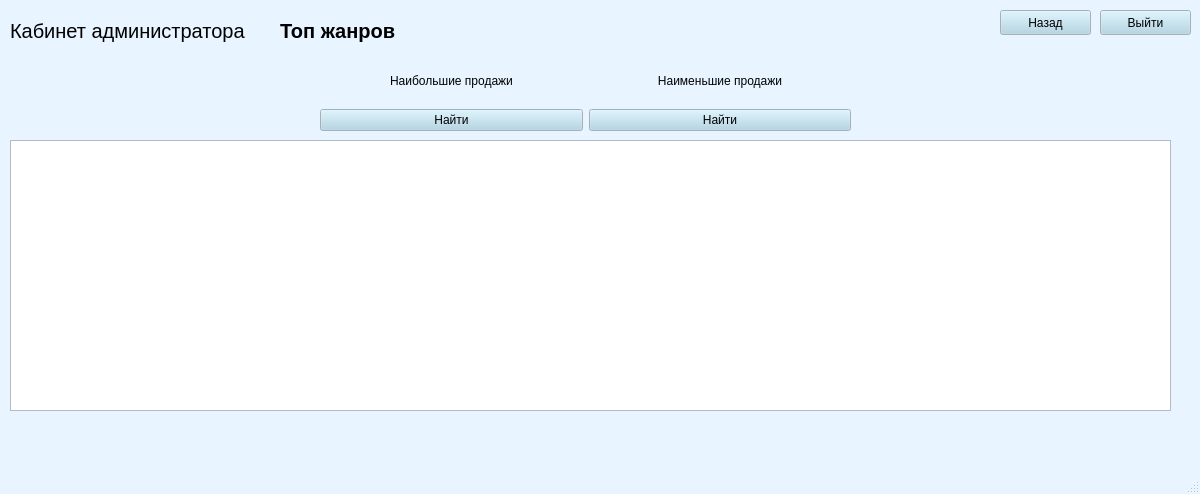
<?xml version="1.0" encoding="UTF-8"?>
<ui version="4.0">
 <class>MainWindow</class>
 <widget class="QMainWindow" name="MainWindow">
  <property name="geometry">
   <rect>
    <x>0</x>
    <y>0</y>
    <width>1200</width>
    <height>494</height>
   </rect>
  </property>
  <property name="palette">
   <palette>
    <active>
     <colorrole role="WindowText">
      <brush brushstyle="SolidPattern">
       <color alpha="255">
        <red>0</red>
        <green>0</green>
        <blue>0</blue>
       </color>
      </brush>
     </colorrole>
     <colorrole role="Button">
      <brush brushstyle="SolidPattern">
       <color alpha="255">
        <red>169</red>
        <green>210</green>
        <blue>227</blue>
       </color>
      </brush>
     </colorrole>
     <colorrole role="Light">
      <brush brushstyle="SolidPattern">
       <color alpha="255">
        <red>255</red>
        <green>255</green>
        <blue>255</blue>
       </color>
      </brush>
     </colorrole>
     <colorrole role="Midlight">
      <brush brushstyle="SolidPattern">
       <color alpha="255">
        <red>238</red>
        <green>228</green>
        <blue>255</blue>
       </color>
      </brush>
     </colorrole>
     <colorrole role="Dark">
      <brush brushstyle="SolidPattern">
       <color alpha="255">
        <red>110</red>
        <green>101</green>
        <blue>127</blue>
       </color>
      </brush>
     </colorrole>
     <colorrole role="Mid">
      <brush brushstyle="SolidPattern">
       <color alpha="255">
        <red>147</red>
        <green>134</green>
        <blue>170</blue>
       </color>
      </brush>
     </colorrole>
     <colorrole role="Text">
      <brush brushstyle="SolidPattern">
       <color alpha="255">
        <red>0</red>
        <green>0</green>
        <blue>0</blue>
       </color>
      </brush>
     </colorrole>
     <colorrole role="BrightText">
      <brush brushstyle="SolidPattern">
       <color alpha="255">
        <red>255</red>
        <green>255</green>
        <blue>255</blue>
       </color>
      </brush>
     </colorrole>
     <colorrole role="ButtonText">
      <brush brushstyle="SolidPattern">
       <color alpha="255">
        <red>0</red>
        <green>0</green>
        <blue>0</blue>
       </color>
      </brush>
     </colorrole>
     <colorrole role="Base">
      <brush brushstyle="SolidPattern">
       <color alpha="255">
        <red>255</red>
        <green>255</green>
        <blue>255</blue>
       </color>
      </brush>
     </colorrole>
     <colorrole role="Window">
      <brush brushstyle="SolidPattern">
       <color alpha="255">
        <red>232</red>
        <green>244</green>
        <blue>255</blue>
       </color>
      </brush>
     </colorrole>
     <colorrole role="Shadow">
      <brush brushstyle="SolidPattern">
       <color alpha="255">
        <red>0</red>
        <green>0</green>
        <blue>0</blue>
       </color>
      </brush>
     </colorrole>
     <colorrole role="Highlight">
      <brush brushstyle="SolidPattern">
       <color alpha="255">
        <red>221</red>
        <green>202</green>
        <blue>255</blue>
       </color>
      </brush>
     </colorrole>
     <colorrole role="AlternateBase">
      <brush brushstyle="SolidPattern">
       <color alpha="255">
        <red>238</red>
        <green>228</green>
        <blue>255</blue>
       </color>
      </brush>
     </colorrole>
     <colorrole role="ToolTipBase">
      <brush brushstyle="SolidPattern">
       <color alpha="255">
        <red>255</red>
        <green>255</green>
        <blue>220</blue>
       </color>
      </brush>
     </colorrole>
     <colorrole role="ToolTipText">
      <brush brushstyle="SolidPattern">
       <color alpha="255">
        <red>0</red>
        <green>0</green>
        <blue>0</blue>
       </color>
      </brush>
     </colorrole>
     <colorrole role="PlaceholderText">
      <brush brushstyle="SolidPattern">
       <color alpha="128">
        <red>0</red>
        <green>0</green>
        <blue>0</blue>
       </color>
      </brush>
     </colorrole>
    </active>
    <inactive>
     <colorrole role="WindowText">
      <brush brushstyle="SolidPattern">
       <color alpha="255">
        <red>0</red>
        <green>0</green>
        <blue>0</blue>
       </color>
      </brush>
     </colorrole>
     <colorrole role="Button">
      <brush brushstyle="SolidPattern">
       <color alpha="255">
        <red>169</red>
        <green>210</green>
        <blue>227</blue>
       </color>
      </brush>
     </colorrole>
     <colorrole role="Light">
      <brush brushstyle="SolidPattern">
       <color alpha="255">
        <red>255</red>
        <green>255</green>
        <blue>255</blue>
       </color>
      </brush>
     </colorrole>
     <colorrole role="Midlight">
      <brush brushstyle="SolidPattern">
       <color alpha="255">
        <red>238</red>
        <green>228</green>
        <blue>255</blue>
       </color>
      </brush>
     </colorrole>
     <colorrole role="Dark">
      <brush brushstyle="SolidPattern">
       <color alpha="255">
        <red>110</red>
        <green>101</green>
        <blue>127</blue>
       </color>
      </brush>
     </colorrole>
     <colorrole role="Mid">
      <brush brushstyle="SolidPattern">
       <color alpha="255">
        <red>147</red>
        <green>134</green>
        <blue>170</blue>
       </color>
      </brush>
     </colorrole>
     <colorrole role="Text">
      <brush brushstyle="SolidPattern">
       <color alpha="255">
        <red>0</red>
        <green>0</green>
        <blue>0</blue>
       </color>
      </brush>
     </colorrole>
     <colorrole role="BrightText">
      <brush brushstyle="SolidPattern">
       <color alpha="255">
        <red>255</red>
        <green>255</green>
        <blue>255</blue>
       </color>
      </brush>
     </colorrole>
     <colorrole role="ButtonText">
      <brush brushstyle="SolidPattern">
       <color alpha="255">
        <red>0</red>
        <green>0</green>
        <blue>0</blue>
       </color>
      </brush>
     </colorrole>
     <colorrole role="Base">
      <brush brushstyle="SolidPattern">
       <color alpha="255">
        <red>255</red>
        <green>255</green>
        <blue>255</blue>
       </color>
      </brush>
     </colorrole>
     <colorrole role="Window">
      <brush brushstyle="SolidPattern">
       <color alpha="255">
        <red>232</red>
        <green>244</green>
        <blue>255</blue>
       </color>
      </brush>
     </colorrole>
     <colorrole role="Shadow">
      <brush brushstyle="SolidPattern">
       <color alpha="255">
        <red>0</red>
        <green>0</green>
        <blue>0</blue>
       </color>
      </brush>
     </colorrole>
     <colorrole role="Highlight">
      <brush brushstyle="SolidPattern">
       <color alpha="255">
        <red>221</red>
        <green>202</green>
        <blue>255</blue>
       </color>
      </brush>
     </colorrole>
     <colorrole role="AlternateBase">
      <brush brushstyle="SolidPattern">
       <color alpha="255">
        <red>238</red>
        <green>228</green>
        <blue>255</blue>
       </color>
      </brush>
     </colorrole>
     <colorrole role="ToolTipBase">
      <brush brushstyle="SolidPattern">
       <color alpha="255">
        <red>255</red>
        <green>255</green>
        <blue>220</blue>
       </color>
      </brush>
     </colorrole>
     <colorrole role="ToolTipText">
      <brush brushstyle="SolidPattern">
       <color alpha="255">
        <red>0</red>
        <green>0</green>
        <blue>0</blue>
       </color>
      </brush>
     </colorrole>
     <colorrole role="PlaceholderText">
      <brush brushstyle="SolidPattern">
       <color alpha="128">
        <red>0</red>
        <green>0</green>
        <blue>0</blue>
       </color>
      </brush>
     </colorrole>
    </inactive>
    <disabled>
     <colorrole role="WindowText">
      <brush brushstyle="SolidPattern">
       <color alpha="255">
        <red>110</red>
        <green>101</green>
        <blue>127</blue>
       </color>
      </brush>
     </colorrole>
     <colorrole role="Button">
      <brush brushstyle="SolidPattern">
       <color alpha="255">
        <red>169</red>
        <green>210</green>
        <blue>227</blue>
       </color>
      </brush>
     </colorrole>
     <colorrole role="Light">
      <brush brushstyle="SolidPattern">
       <color alpha="255">
        <red>255</red>
        <green>255</green>
        <blue>255</blue>
       </color>
      </brush>
     </colorrole>
     <colorrole role="Midlight">
      <brush brushstyle="SolidPattern">
       <color alpha="255">
        <red>238</red>
        <green>228</green>
        <blue>255</blue>
       </color>
      </brush>
     </colorrole>
     <colorrole role="Dark">
      <brush brushstyle="SolidPattern">
       <color alpha="255">
        <red>110</red>
        <green>101</green>
        <blue>127</blue>
       </color>
      </brush>
     </colorrole>
     <colorrole role="Mid">
      <brush brushstyle="SolidPattern">
       <color alpha="255">
        <red>147</red>
        <green>134</green>
        <blue>170</blue>
       </color>
      </brush>
     </colorrole>
     <colorrole role="Text">
      <brush brushstyle="SolidPattern">
       <color alpha="255">
        <red>110</red>
        <green>101</green>
        <blue>127</blue>
       </color>
      </brush>
     </colorrole>
     <colorrole role="BrightText">
      <brush brushstyle="SolidPattern">
       <color alpha="255">
        <red>255</red>
        <green>255</green>
        <blue>255</blue>
       </color>
      </brush>
     </colorrole>
     <colorrole role="ButtonText">
      <brush brushstyle="SolidPattern">
       <color alpha="255">
        <red>110</red>
        <green>101</green>
        <blue>127</blue>
       </color>
      </brush>
     </colorrole>
     <colorrole role="Base">
      <brush brushstyle="SolidPattern">
       <color alpha="255">
        <red>232</red>
        <green>244</green>
        <blue>255</blue>
       </color>
      </brush>
     </colorrole>
     <colorrole role="Window">
      <brush brushstyle="SolidPattern">
       <color alpha="255">
        <red>232</red>
        <green>244</green>
        <blue>255</blue>
       </color>
      </brush>
     </colorrole>
     <colorrole role="Shadow">
      <brush brushstyle="SolidPattern">
       <color alpha="255">
        <red>0</red>
        <green>0</green>
        <blue>0</blue>
       </color>
      </brush>
     </colorrole>
     <colorrole role="Highlight">
      <brush brushstyle="SolidPattern">
       <color alpha="255">
        <red>145</red>
        <green>145</green>
        <blue>145</blue>
       </color>
      </brush>
     </colorrole>
     <colorrole role="AlternateBase">
      <brush brushstyle="SolidPattern">
       <color alpha="255">
        <red>221</red>
        <green>202</green>
        <blue>255</blue>
       </color>
      </brush>
     </colorrole>
     <colorrole role="ToolTipBase">
      <brush brushstyle="SolidPattern">
       <color alpha="255">
        <red>255</red>
        <green>255</green>
        <blue>220</blue>
       </color>
      </brush>
     </colorrole>
     <colorrole role="ToolTipText">
      <brush brushstyle="SolidPattern">
       <color alpha="255">
        <red>0</red>
        <green>0</green>
        <blue>0</blue>
       </color>
      </brush>
     </colorrole>
     <colorrole role="PlaceholderText">
      <brush brushstyle="SolidPattern">
       <color alpha="128">
        <red>0</red>
        <green>0</green>
        <blue>0</blue>
       </color>
      </brush>
     </colorrole>
    </disabled>
   </palette>
  </property>
  <property name="windowTitle">
   <string>MainWindow</string>
  </property>
  <widget class="QWidget" name="centralwidget">
   <widget class="QWidget" name="gridLayoutWidget_2">
    <property name="geometry">
     <rect>
      <x>320</x>
      <y>60</y>
      <width>531</width>
      <height>71</height>
     </rect>
    </property>
    <layout class="QGridLayout" name="gridLayout_2">
     <property name="leftMargin">
      <number>0</number>
     </property>
     <property name="topMargin">
      <number>0</number>
     </property>
     <property name="bottomMargin">
      <number>0</number>
     </property>
     <property name="verticalSpacing">
      <number>6</number>
     </property>
     <item row="2" column="0">
      <widget class="QPushButton" name="alf_find">
       <property name="text">
        <string>Найти</string>
       </property>
      </widget>
     </item>
     <item row="1" column="0">
      <widget class="QLabel" name="label_4">
       <property name="text">
        <string>&lt;html&gt;&lt;head/&gt;&lt;body&gt;&lt;p align=&quot;center&quot;&gt;Наибольшие продажи&lt;/p&gt;&lt;/body&gt;&lt;/html&gt;</string>
       </property>
      </widget>
     </item>
     <item row="2" column="1">
      <widget class="QPushButton" name="price_find">
       <property name="text">
        <string>Найти</string>
       </property>
      </widget>
     </item>
     <item row="1" column="1">
      <widget class="QLabel" name="label_3">
       <property name="text">
        <string>&lt;html&gt;&lt;head/&gt;&lt;body&gt;&lt;p align=&quot;center&quot;&gt;Наименьшие продажи&lt;/p&gt;&lt;/body&gt;&lt;/html&gt;</string>
       </property>
      </widget>
     </item>
    </layout>
   </widget>
   <widget class="QLabel" name="label">
    <property name="geometry">
     <rect>
      <x>10</x>
      <y>0</y>
      <width>251</width>
      <height>62</height>
     </rect>
    </property>
    <property name="palette">
     <palette>
      <active>
       <colorrole role="Button">
        <brush brushstyle="SolidPattern">
         <color alpha="255">
          <red>173</red>
          <green>127</green>
          <blue>168</blue>
         </color>
        </brush>
       </colorrole>
      </active>
      <inactive>
       <colorrole role="Button">
        <brush brushstyle="SolidPattern">
         <color alpha="255">
          <red>173</red>
          <green>127</green>
          <blue>168</blue>
         </color>
        </brush>
       </colorrole>
      </inactive>
      <disabled>
       <colorrole role="Button">
        <brush brushstyle="SolidPattern">
         <color alpha="255">
          <red>173</red>
          <green>127</green>
          <blue>168</blue>
         </color>
        </brush>
       </colorrole>
      </disabled>
     </palette>
    </property>
    <property name="font">
     <font>
      <pointsize>15</pointsize>
      <italic>false</italic>
      <strikeout>false</strikeout>
      <kerning>true</kerning>
     </font>
    </property>
    <property name="text">
     <string>&lt;html&gt;&lt;head/&gt;&lt;body&gt;&lt;p&gt;Кабинет администратора&lt;/p&gt;&lt;/body&gt;&lt;/html&gt;</string>
    </property>
   </widget>
   <widget class="QLabel" name="label_2">
    <property name="geometry">
     <rect>
      <x>280</x>
      <y>0</y>
      <width>161</width>
      <height>62</height>
     </rect>
    </property>
    <property name="palette">
     <palette>
      <active>
       <colorrole role="Button">
        <brush brushstyle="SolidPattern">
         <color alpha="255">
          <red>173</red>
          <green>127</green>
          <blue>168</blue>
         </color>
        </brush>
       </colorrole>
      </active>
      <inactive>
       <colorrole role="Button">
        <brush brushstyle="SolidPattern">
         <color alpha="255">
          <red>173</red>
          <green>127</green>
          <blue>168</blue>
         </color>
        </brush>
       </colorrole>
      </inactive>
      <disabled>
       <colorrole role="Button">
        <brush brushstyle="SolidPattern">
         <color alpha="255">
          <red>173</red>
          <green>127</green>
          <blue>168</blue>
         </color>
        </brush>
       </colorrole>
      </disabled>
     </palette>
    </property>
    <property name="font">
     <font>
      <pointsize>15</pointsize>
      <italic>false</italic>
      <strikeout>false</strikeout>
      <kerning>true</kerning>
     </font>
    </property>
    <property name="text">
     <string>&lt;html&gt;&lt;head/&gt;&lt;body&gt;&lt;p&gt;&lt;span style=&quot; font-weight:600;&quot;&gt;Топ жанров&lt;/span&gt;&lt;/p&gt;&lt;/body&gt;&lt;/html&gt;</string>
    </property>
   </widget>
   <widget class="QTableWidget" name="artworks">
    <property name="geometry">
     <rect>
      <x>10</x>
      <y>140</y>
      <width>1161</width>
      <height>271</height>
     </rect>
    </property>
   </widget>
   <widget class="QPushButton" name="exit">
    <property name="geometry">
     <rect>
      <x>1100</x>
      <y>10</y>
      <width>91</width>
      <height>25</height>
     </rect>
    </property>
    <property name="text">
     <string>Выйти</string>
    </property>
   </widget>
   <widget class="QPushButton" name="pushButton_9">
    <property name="geometry">
     <rect>
      <x>1000</x>
      <y>10</y>
      <width>91</width>
      <height>25</height>
     </rect>
    </property>
    <property name="text">
     <string>Назад</string>
    </property>
   </widget>
  </widget>
  <widget class="QMenuBar" name="menubar">
   <property name="geometry">
    <rect>
     <x>0</x>
     <y>0</y>
     <width>1200</width>
     <height>22</height>
    </rect>
   </property>
  </widget>
  <widget class="QStatusBar" name="statusbar"/>
 </widget>
 <resources/>
 <connections/>
</ui>
